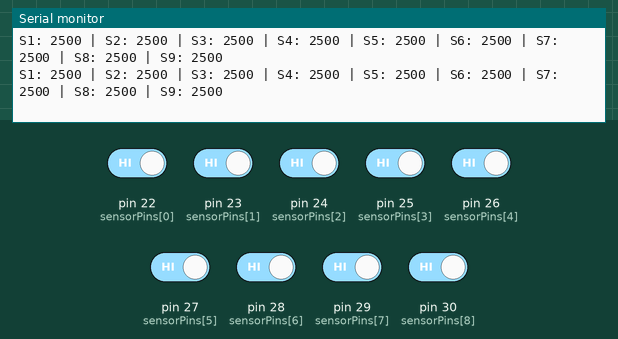
Recording of a sketch running on a simulated Arduino Mega 2560, built with avr-gcc and run on an emulated ATmega2560. Shown: the last lines printed to the serial monitor. The test bench sets the inputs (shaded band); at power-on: pin 22 (sensorPins[0]), pin 23 (sensorPins[1]), pin 24 (sensorPins[2]), pin 25 (sensorPins[3]), pin 26 (sensorPins[4]), pin 27 (sensorPins[5]), pin 28 (sensorPins[6]), pin 29 (sensorPins[7]), pin 30 (sensorPins[8]) HIGH.

Above: at 2.2 s.
2.3 s: pin 22 (sensorPins[0]) driven LOW
At 2.75 s:
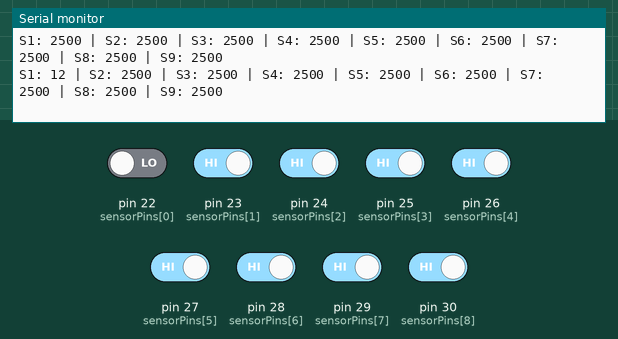
3.8 s: pin 23 (sensorPins[1]) driven LOW
At 4.28 s:
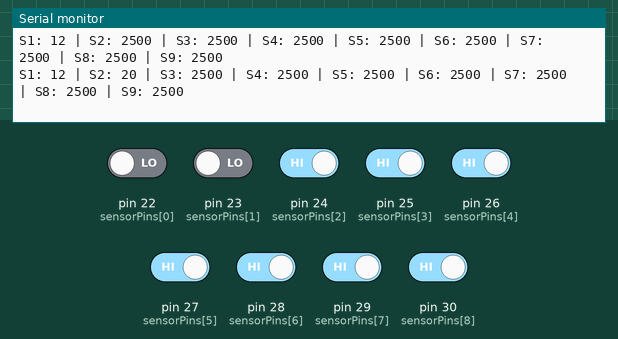
5.3 s: pin 24 (sensorPins[2]) driven LOW
At 5.8 s:
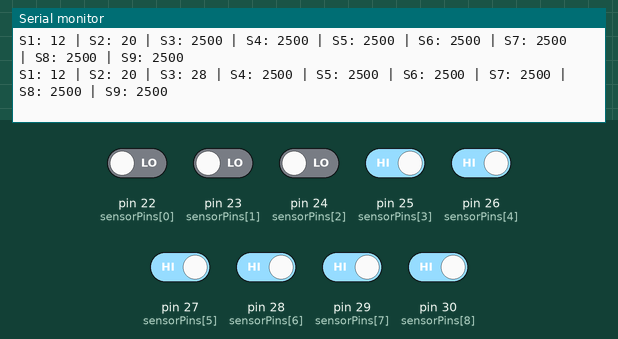
6.8 s: pin 25 (sensorPins[3]) driven LOW
At 7.03 s:
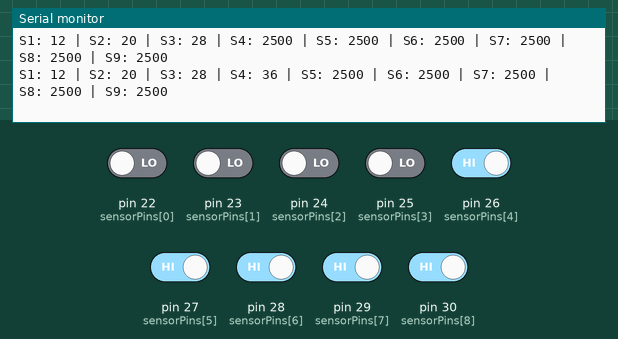
8.3 s: pin 26 (sensorPins[4]) driven LOW
At 8.55 s:
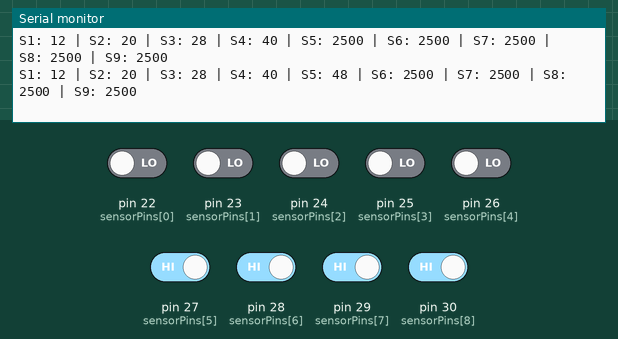
9.8 s: pin 27 (sensorPins[5]) driven LOW
At 10.08 s:
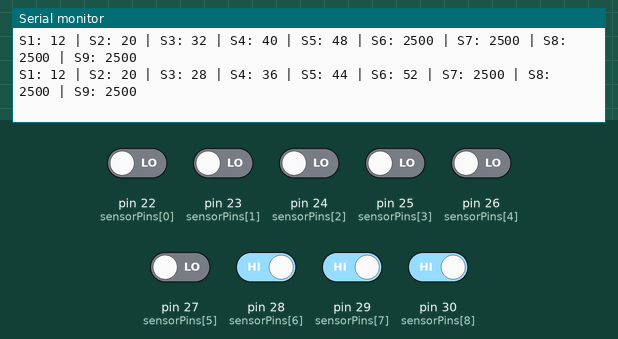
Timing chart, 0 to 12.3 s (numbered marks = the images above; inputs shaded):
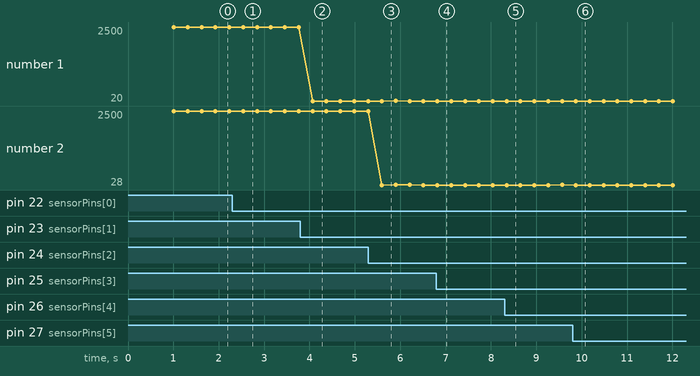

Measured:
- after the input at 2.3 s, the serial monitor: prints a new line after 0.24 s (image 1)
- after the input at 3.8 s, the serial monitor: prints a new line after 0.27 s (image 2)
- after the input at 5.3 s, the serial monitor: prints a new line after 0.30 s (image 3)
- after the input at 6.8 s, the serial monitor: prints a new line at once (image 4)
- after the input at 8.3 s, the serial monitor: prints a new line after 0.05 s (image 5)
- after the input at 9.8 s, the serial monitor: prints a new line after 0.07 s (image 6)
- plotted number 1: 2500 → 20 after the input at 3.8 s
- plotted number 2: 2500 → 28 after the input at 5.3 s

The sketch:

ir_sensor_test.ino
```cpp
const uint8_t SensorCount = 9;

const uint8_t sensorPins[SensorCount] = {
  22, 23, 24, 25, 26, 27, 28, 29, 30
};

uint16_t sensorValues[SensorCount];

const uint16_t timeout = 2500; // microseconds

void readQTR_RC() {
  //charge all sensor capacitors
  for (uint8_t i = 0; i < SensorCount; i++) {
    pinMode(sensorPins[i], OUTPUT);
    digitalWrite(sensorPins[i], HIGH);
  }

  delayMicroseconds(10);

  // switch pins to input and measure discharge time
  for (uint8_t i = 0; i < SensorCount; i++) {
    pinMode(sensorPins[i], INPUT);
    sensorValues[i] = timeout;
  }

  unsigned long startTime = micros();
  bool allDone = false;

  while (!allDone && (micros() - startTime < timeout)) {
    allDone = true;

    for (uint8_t i = 0; i < SensorCount; i++) {
      if (sensorValues[i] == timeout) {
        if (digitalRead(sensorPins[i]) == LOW) {
          sensorValues[i] = micros() - startTime;
        } else {
          allDone = false;
        }
      }
    }
  }
}

void setup() {
  Serial.begin(115200);

  while (!Serial) {
    delay(10);
  }

  delay(1000);

  Serial.println("QTR-HD-09RC manual RC reading test");
  Serial.println("Higher value = darker / weaker reflection");
  Serial.println("Lower value  = lighter / stronger reflection");
  Serial.println();
}

void loop() {
  readQTR_RC();

  for (uint8_t i = 0; i < SensorCount; i++) {
    Serial.print("S");
    Serial.print(i + 1);
    Serial.print(": ");
    Serial.print(sensorValues[i]);

    if (i < SensorCount - 1) {
      Serial.print(" | ");
    }
  }

  Serial.println();
  delay(300);
}
```
